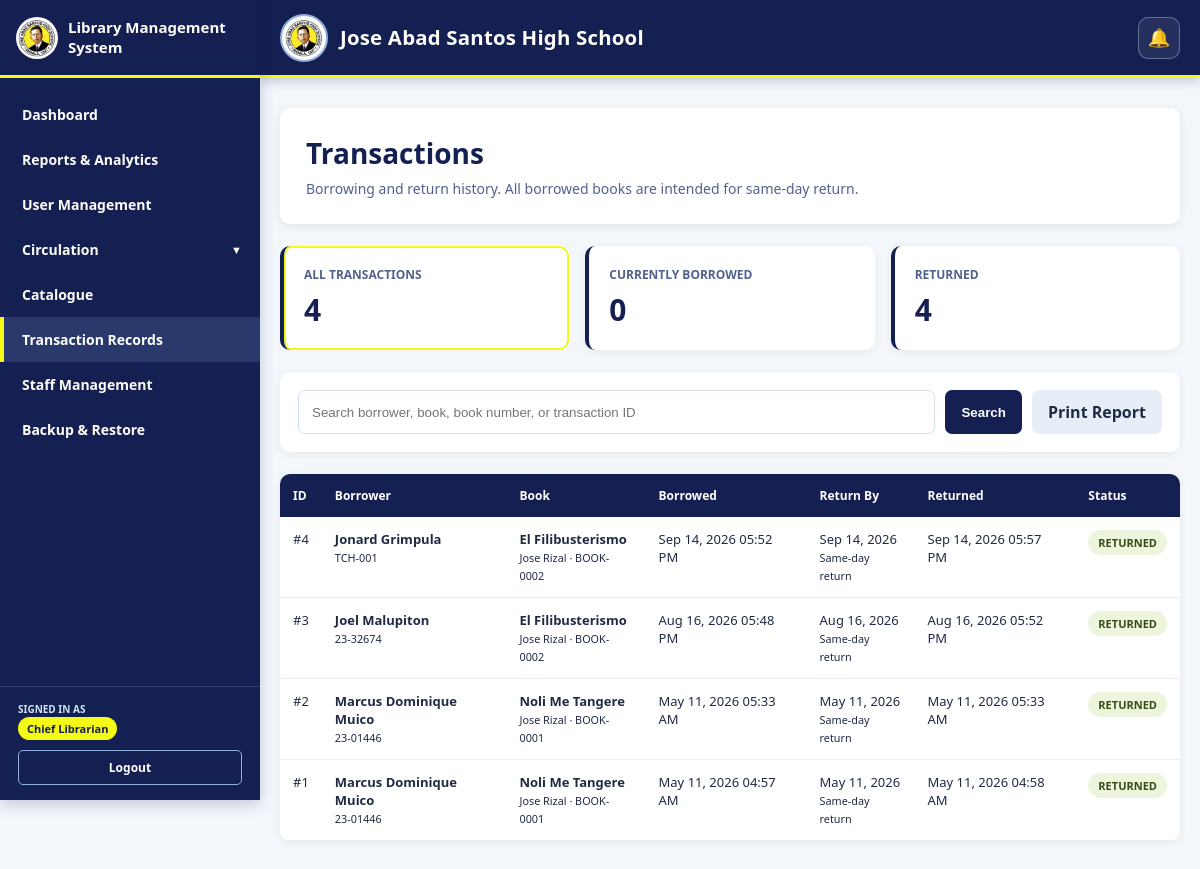
/admin/transactions.php (signed in), run on an earlier commit of the app's database.
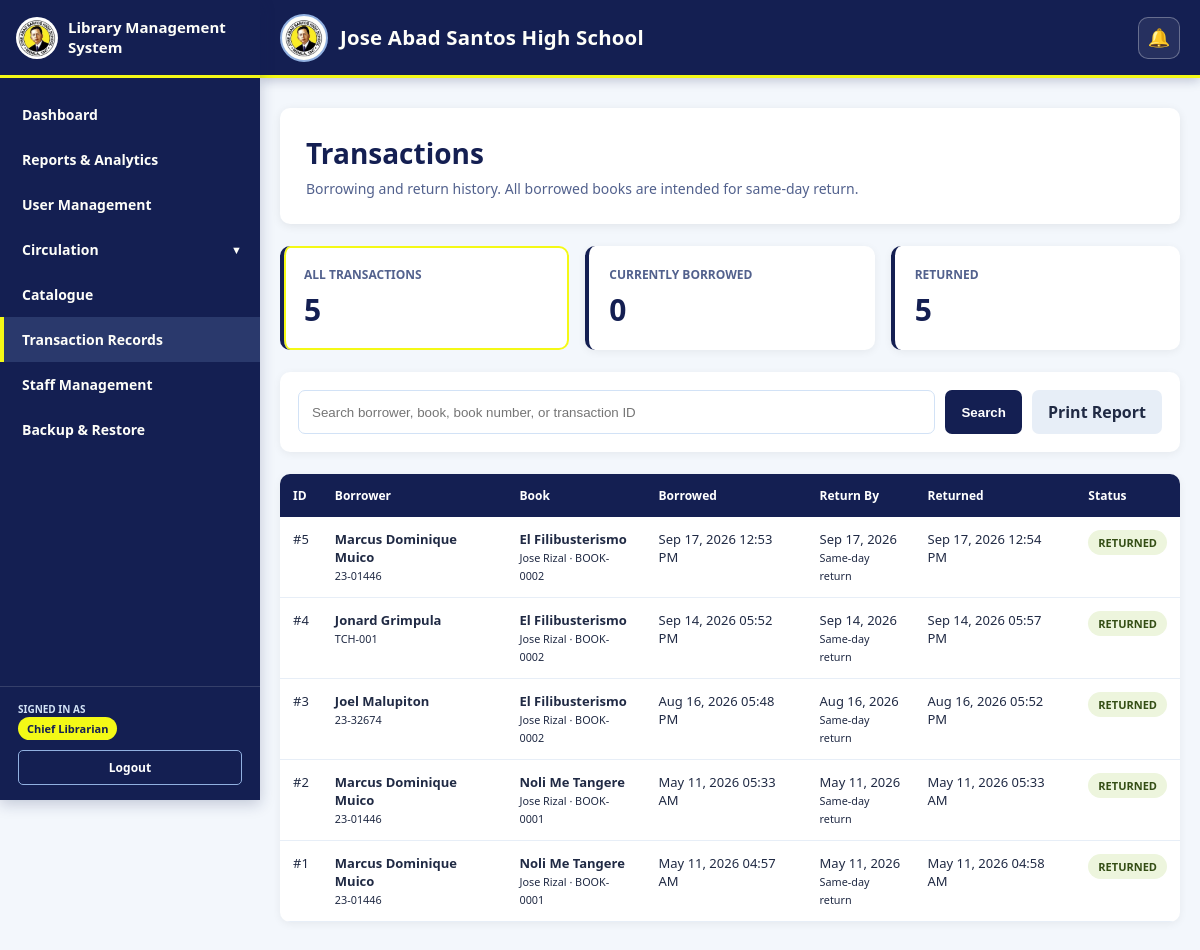
And on a later commit of the database.
### tables this page shows
CREATE TABLE `transactions` (
  `transaction_id` int NOT NULL,
  `student_id` int DEFAULT NULL,
  `teacher_id` int DEFAULT NULL,
  `book_id` int NOT NULL,
  `date_borrowed` datetime NOT NULL,
  `due_date` datetime NOT NULL,
  `return_date` datetime DEFAULT NULL,
  `status` enum('borrowed','returned') NOT NULL DEFAULT 'borrowed',
  `borrow_condition` enum('Excellent','Good','Fair','Damaged','Lost') DEFAULT NULL,
  `return_condition` enum('Excellent','Good','Fair','Damaged','Lost') DEFAULT NULL,
  `created_at` timestamp NOT NULL DEFAULT CURRENT_TIMESTAMP,
  `updated_at` timestamp NOT NULL DEFAULT CURRENT_TIMESTAMP ON UPDATE CURRENT_TIMESTAMP
);

CREATE TABLE `books` (
  `book_id` int NOT NULL,
  `title` varchar(255) NOT NULL,
  `author` varchar(255) NOT NULL,
  `co_authors` text,
  `place_of_publication` varchar(255) DEFAULT NULL,
  `publication_date` date DEFAULT NULL,
  `book_number` varchar(100) NOT NULL,
  `book_pages` int NOT NULL,
  `source_of_funds` varchar(255) DEFAULT NULL,
  `cost_price` decimal(10,2) DEFAULT NULL,
  `publisher` varchar(255) DEFAULT NULL,
  `edition` varchar(100) DEFAULT NULL,
  `volumes` varchar(100) DEFAULT NULL,
  `class` varchar(100) DEFAULT NULL,
  `type_of_material` varchar(100) DEFAULT NULL,
  `location_collection` varchar(255) DEFAULT NULL,
  `library_building` varchar(150) DEFAULT NULL,
  `shelf_number` varchar(100) DEFAULT NULL,
  `library_section` varchar(150) DEFAULT NULL,
  `qr_code` varchar(255) NOT NULL,
  `book_status` enum('available','out_of_stock','damaged','lost') NOT NULL DEFAULT 'available',
  `book_condition` varchar(20) NOT NULL DEFAULT 'New',
  `is_archived` tinyint(1) NOT NULL DEFAULT '0',
  `archived_at` datetime DEFAULT NULL,
  `archived_by` int DEFAULT NULL,
  `total_copies` int NOT NULL DEFAULT '1',
  `available_copies` int NOT NULL DEFAULT '1',
  `borrowed_copies` int NOT NULL DEFAULT '0',
  `lost_copies` int NOT NULL DEFAULT '0',
  `damaged_copies` int NOT NULL DEFAULT '0',
  `created_at` timestamp NOT NULL DEFAULT CURRENT_TIMESTAMP,
  `updated_at` timestamp NOT NULL DEFAULT CURRENT_TIMESTAMP ON UPDATE CURRENT_TIMESTAMP
);

### admin/transactions.php (the view, shortened to what this page needs)
<?php
require_once __DIR__ . '/../db.php';
function h($value) {
    return htmlspecialchars((string)($value ?? ''), ENT_QUOTES, 'UTF-8');
}
$filter_status = $_GET['status'] ?? 'all';
$search = trim($_GET['search'] ?? '');
$where = ['1=1'];
$where_sql = implode(' AND ', $where);
$transactions = [];
try {
    $query = "SELECT
                t.transaction_id,
                t.date_borrowed,
                t.due_date,
                t.return_date,
                t.status,
                COALESCE(s.student_no, te.teacher_no) AS borrower_no,
                COALESCE(s.full_name, te.full_name) AS borrower_name,
                b.book_number,
                b.title AS book_title,
                b.author AS book_author
              FROM transactions t
              LEFT JOIN students s ON t.student_id = s.student_id
              LEFT JOIN teachers te ON t.teacher_id = te.teacher_id
              INNER JOIN books b ON t.book_id = b.book_id
              WHERE $where_sql
              ORDER BY t.date_borrowed DESC";
    $result = $conn->query($query);
    if ($result) {
        while ($row = $result->fetch_assoc()) {
            $transactions[] = $row;
        }
    }
} catch (Exception $e) {
    logError('Transactions page error: ' . $e->getMessage());
}
$status_counts = ['all' => 0, 'borrowed' => 0, 'returned' => 0];
try {
    $count_result = $conn->query("SELECT status, COUNT(*) AS count FROM transactions GROUP BY status");
    if ($count_result) {
        while ($row = $count_result->fetch_assoc()) {
            if (isset($status_counts[$row['status']])) {
                $status_counts[$row['status']] = (int)$row['count'];
            }
        }
    }
    $status_counts['all'] = $status_counts['borrowed'] + $status_counts['returned'];
} catch (Exception $e) {
    logError('Transaction count error: ' . $e->getMessage());
}
?>
<!DOCTYPE html>
<html lang="en">
<head>
</head>
<body>
    <?php include __DIR__ . '/../navbar.php'; ?>
    <?php include __DIR__ . '/../header.php'; ?>
    <main class="container">
        <section class="page-header">
            <h1>Transactions</h1>
            <p>Borrowing and return history. All borrowed books are intended for same-day return.</p>
        </section>
        <div class="stats-grid">
            <a class="stat-card <?php echo $filter_status === 'all' ? 'active' : ''; ?>" href="?status=all">
                <div class="stat-label">All Transactions</div><div class="stat-value"><?php echo $status_counts['all']; ?></div>
            </a>
            <a class="stat-card <?php echo $filter_status === 'borrowed' ? 'active' : ''; ?>" href="?status=borrowed">
                <div class="stat-label">Currently Borrowed</div><div class="stat-value"><?php echo $status_counts['borrowed']; ?></div>
            </a>
            <a class="stat-card <?php echo $filter_status === 'returned' ? 'active' : ''; ?>" href="?status=returned">
                <div class="stat-label">Returned</div><div class="stat-value"><?php echo $status_counts['returned']; ?></div>
            </a>
        </div>
        <div class="toolbar">
            <form method="GET">
                <input type="text" name="search" value="<?php echo h($search); ?>" placeholder="Search borrower, book, book number, or transaction ID">
                <button class="btn auto-search-submit" type="submit">Search</button>
            </form>
            <a class="btn secondary" href="?status=<?php echo h($filter_status); ?>&search=<?php echo urlencode($search); ?>&report=1" target="_blank">Print Report</a>
        </div>
        <section class="table-card">
            <?php if (empty($transactions)): ?>
                <div class="empty">No transaction records found.</div>
            <?php else: ?>
                <div class="table-wrapper">
                    <table>
                        <thead>
                            <tr><th>ID</th><th>Borrower</th><th>Book</th><th>Borrowed</th><th>Return By</th><th>Returned</th><th>Status</th></tr>
                        </thead>
                        <tbody>
                        <?php foreach ($transactions as $t): ?>
                            <tr>
                                <td>#<?php echo (int)$t['transaction_id']; ?></td>
                                <td><strong><?php echo h($t['borrower_name']); ?></strong><br><small><?php echo h($t['borrower_no']); ?></small></td>
                                <td><strong><?php echo h($t['book_title']); ?></strong><br><small><?php echo h($t['book_author']); ?> · <?php echo h($t['book_number']); ?></small></td>
                                <td><?php echo h(date('M d, Y h:i A', strtotime($t['date_borrowed']))); ?></td>
                                <td><?php echo h(date('M d, Y', strtotime($t['due_date']))); ?><br><small>Same-day return</small></td>
                                <td><?php echo $t['return_date'] ? h(date('M d, Y h:i A', strtotime($t['return_date']))) : '—'; ?></td>
                                <td><span class="badge <?php echo h($t['status']); ?>"><?php echo h(ucfirst($t['status'])); ?></span></td>
                            </tr>
                        <?php endforeach; ?>
                        </tbody>
                    </table>
                </div>
            <?php endif; ?>
        </section>
    </main>
</body>
</html>

### navbar.php (shortened to what this page needs)
<?php
$full_name = $_SESSION['full_name'] ?? 'User';
function isActiveNav($path) {
    $current_path = $_SERVER['REQUEST_URI'] ?? '';
    return strpos($current_path, $path) !== false ? 'active' : '';
}
function isActiveNavAny($paths) {
    return '';
}
$books_nav_paths = ['/admin/qr_transaction.php', '/admin/attendance.php'];
$books_open = isActiveNavAny($books_nav_paths) === 'active';
?>
<aside class="sidebar" id="sidebar">
    <div class="sidebar-brand">
        <img src="/LibraryBorrowingSystem/Img/jAbadSantos_Logo.jpg" alt="Jose Abad Santos High School Logo">
        <span class="sidebar-brand-text">Library Management System</span>
    </div>
    <ul class="sidebar-menu">
        <li class="sidebar-item">
            <a href="/LibraryBorrowingSystem/admin/dashboard.php" class="sidebar-link <?php echo isActiveNav('/admin/dashboard.php'); ?>">Dashboard</a>
        </li>
        <li class="sidebar-item">
            <a href="/LibraryBorrowingSystem/admin/reports.php" class="sidebar-link <?php echo isActiveNav('/admin/reports.php'); ?>">Reports &amp; Analytics</a>
        </li>
        <li class="sidebar-item">
            <a href="/LibraryBorrowingSystem/admin/student_records.php" class="sidebar-link <?php echo isActiveNav('/admin/student_records.php'); ?>">User Management</a>
        </li>
        <li class="sidebar-item dropdown <?php echo $books_open ? 'open' : ''; ?>">
            <button type="button" class="sidebar-link dropdown-toggle" aria-expanded="<?php echo $books_open ? 'true' : 'false'; ?>">
                <span>Circulation</span><span class="dropdown-icon">▼</span>
            </button>
        </li>
        <li class="sidebar-item">
            <a href="/LibraryBorrowingSystem/admin/inventory.php" class="sidebar-link <?php echo isActiveNav('/admin/inventory.php'); ?>">Catalogue</a>
        </li>
        <li class="sidebar-item">
            <a href="/LibraryBorrowingSystem/admin/transactions.php" class="sidebar-link <?php echo isActiveNav('/admin/transactions.php'); ?>">Transaction Records</a>
        </li>
        <li class="sidebar-item">
            <a href="/LibraryBorrowingSystem/admin/staff_management.php" class="sidebar-link <?php echo isActiveNav('/admin/staff_management.php'); ?>">Staff Management</a>
        </li>
        <li class="sidebar-item">
            <a href="/LibraryBorrowingSystem/admin/backup_management.php" class="sidebar-link <?php echo isActiveNav('/admin/backup_management.php'); ?>">Backup &amp; Restore</a>
        </li>
    </ul>
    <div class="sidebar-user">
        <div class="sidebar-user-label">Signed in as</div>
        <div class="sidebar-user-role" title="<?php echo htmlspecialchars($full_name, ENT_QUOTES, 'UTF-8'); ?>">
            <?php echo htmlspecialchars($full_name, ENT_QUOTES, 'UTF-8'); ?>
        </div>
        <a href="/LibraryBorrowingSystem/logout.php" class="sidebar-logout">Logout</a>
    </div>
</aside>

### header.php (shortened to what this page needs)
<?php
$headerUserId = (int)($_SESSION['user_id'] ?? 0);
?>
<header class="jashs-header">
    <div class="jashs-header-brand">
        <img src="/LibraryBorrowingSystem/Img/jAbadSantos_Logo.jpg" alt="Jose Abad Santos High School Logo">
        <div class="jashs-header-title-wrap">
            <h1 class="jashs-header-title">Jose Abad Santos High School</h1>
        </div>
    </div>
    <?php if ($headerUserId > 0): ?>
    <div class="jashs-notification-wrap">
        <button type="button" class="jashs-notification-bell" id="headerNotificationBell" aria-label="Notifications">
            🔔
        </button>
    </div>
    <?php endif; ?>
</header>

### admin/transactions.php (style rules this page uses)
* { margin: 0; padding: 0; box-sizing: border-box; }
body { font-family: 'Segoe UI', Tahoma, Geneva, Verdana, sans-serif; background: #F3F7FC; color: #202A44; }
.container { max-width: 1200px; margin: 30px auto; padding: 0 20px; }
.page-header { background: white; padding: 26px; border-radius: 10px; box-shadow: 0 2px 10px rgba(0,0,0,.08); margin-bottom: 22px; }
.page-header h1 { color: #141F52; margin-bottom: 7px; font-size: 28px; }
.page-header p { color: #52618D; font-size: 14px; }
.stats-grid { display: grid; grid-template-columns: repeat(3, 1fr); gap: 16px; margin-bottom: 22px; }
.stat-card { background: white; padding: 20px; border-radius: 10px; border-left: 4px solid #141F52; box-shadow: 0 2px 8px rgba(0,0,0,.06); text-decoration: none; color: inherit; }
.stat-card.active { box-shadow: 0 0 0 2px #F4F916 inset; }
.stat-label { color: #52618D; font-size: 12px; font-weight: 700; text-transform: uppercase; }
.stat-value { color: #141F52; font-size: 30px; font-weight: 800; margin-top: 6px; }
.toolbar { background: white; padding: 18px; border-radius: 10px; box-shadow: 0 2px 8px rgba(0,0,0,.06); margin-bottom: 22px; display: flex; gap: 10px; flex-wrap: wrap; }
.toolbar form { display: flex; gap: 10px; flex: 1; min-width: 260px; }
.toolbar input { flex: 1; padding: 11px 13px; border: 1px solid #D2E2F6; border-radius: 7px; }
.btn { display: inline-flex; align-items: center; justify-content: center; padding: 11px 16px; border: 0; border-radius: 7px; background: #141F52; color: white; text-decoration: none; font-weight: 700; cursor: pointer; }
.btn.secondary { background: #E7EEF7; color: #202A44; }
.table-card { background: white; border-radius: 10px; box-shadow: 0 2px 8px rgba(0,0,0,.06); overflow: hidden; }
.table-wrapper { overflow-x: auto; }
table { width: 100%; border-collapse: collapse; }
th { background: #141F52; color: white; padding: 13px; text-align: left; font-size: 12px; }
td { padding: 13px; border-bottom: 1px solid #E7EEF7; font-size: 13px; vertical-align: top; }
.badge { display: inline-block; padding: 5px 10px; border-radius: 999px; font-size: 11px; font-weight: 800; text-transform: uppercase; }
.badge.returned { background: #EDF5DD; color: #344E15; }

### header.php (style rules this page uses)
.jashs-header { position: sticky; top: 0; z-index: 900; width: 100%; margin-left: 0; min-height: 78px; margin-top: 0; margin-right: 0; margin-bottom: 24px; padding: 12px 20px; box-sizing: border-box; background: #141F52; color: #FEFEF9; display: flex; align-items: center; gap: 14px; border-bottom: 3px solid #F4F916; box-shadow: 0 3px 10px rgba(20,31,82,.22); }
.jashs-header-brand { display: flex; align-items: center; gap: 12px; min-width: 0; flex: 1; }
.jashs-header-brand img { width: 48px; height: 48px; object-fit: contain; border-radius: 50%; background: #FEFEF9; border: 2px solid #91B0E0; padding: 3px; flex-shrink: 0; }
.jashs-header-title-wrap { min-width: 0; }
.jashs-header-title { margin: 0; font-size: clamp(17px, 1.7vw, 23px); line-height: 1.1; font-weight: 800; letter-spacing: .2px; }
.jashs-notification-wrap { position: relative; flex-shrink: 0; }
.jashs-notification-bell { position: relative; width: 42px; height: 42px; border: 1px solid rgba(255,255,255,.3); border-radius: 10px; background: rgba(255,255,255,.08); color: #fff; cursor: pointer; font-size: 18px; }

What changed in the data, as far as the page shows it:
added transactions: transaction_id "5", borrower_name "Marcus Dominique Muico", borrower_no "23-01446", book.title "El Filibusterismo", book.author "Jose Rizal", book.book_number "BOOK-0002", date_borrowed "Sep 17, 2026 12:53 PM", due_date "Sep 17, 2026", return_date "Sep 17, 2026 12:54 PM", status "RETURNED"
Also different on the page:
$status_counts['all']: "4" → "5"
$status_counts['returned']: "4" → "5"
